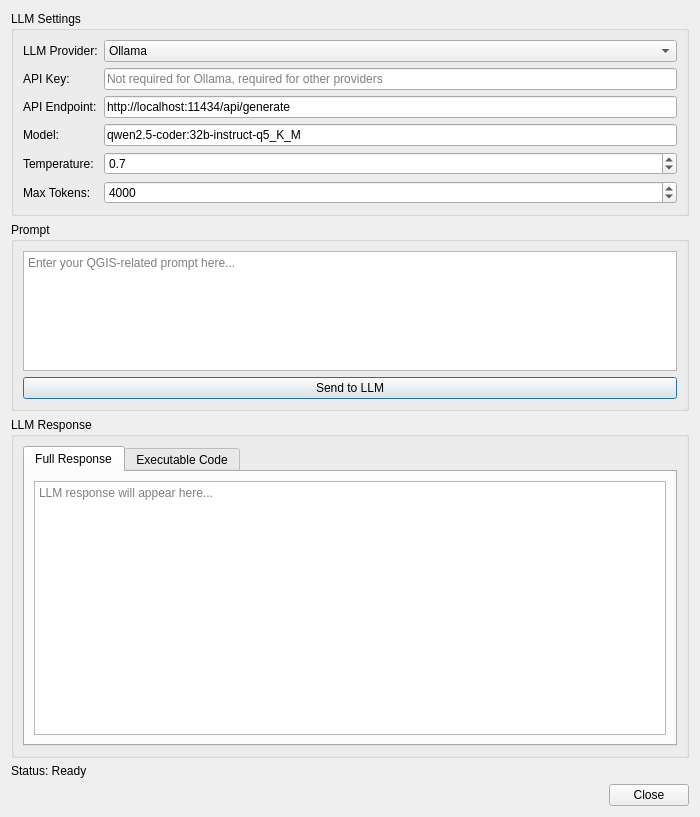
<?xml version="1.0" encoding="UTF-8"?>
<ui version="4.0">
 <class>QGISPromptExecutorDialogBase</class>
 <widget class="QDialog" name="QGISPromptExecutorDialogBase">
  <property name="geometry">
   <rect>
    <x>0</x>
    <y>0</y>
    <width>700</width>
    <height>750</height>
   </rect>
  </property>
  <property name="windowTitle">
   <string>Promptly</string>
  </property>
  <layout class="QVBoxLayout" name="verticalLayout">
   <item>
    <widget class="QGroupBox" name="groupBoxSettings">
     <property name="title">
      <string>LLM Settings</string>
     </property>
     <layout class="QFormLayout" name="formLayout">
      <item row="0" column="0">
       <widget class="QLabel" name="labelProvider">
        <property name="text">
         <string>LLM Provider:</string>
        </property>
       </widget>
      </item>
      <item row="0" column="1">
       <widget class="QComboBox" name="comboBoxProvider">
        <property name="sizePolicy">
         <sizepolicy hsizetype="Expanding" vsizetype="Fixed">
          <horstretch>0</horstretch>
          <verstretch>0</verstretch>
         </sizepolicy>
        </property>
        <item>
         <property name="text">
          <string>Ollama</string>
         </property>
        </item>
        <item>
         <property name="text">
          <string>OpenAI</string>
         </property>
        </item>
        <item>
         <property name="text">
          <string>OpenRouter</string>
         </property>
        </item>
        <item>
         <property name="text">
          <string>Anthropic</string>
         </property>
        </item>
        <item>
         <property name="text">
          <string>Custom</string>
         </property>
        </item>
       </widget>
      </item>
      <item row="1" column="0">
       <widget class="QLabel" name="labelApiKey">
        <property name="text">
         <string>API Key:</string>
        </property>
       </widget>
      </item>
      <item row="1" column="1">
       <widget class="QLineEdit" name="lineEditApiKey">
        <property name="echoMode">
         <enum>QLineEdit::Password</enum>
        </property>
        <property name="placeholderText">
         <string>Not required for Ollama, required for other providers</string>
        </property>
       </widget>
      </item>
      <item row="2" column="0">
       <widget class="QLabel" name="labelServer">
        <property name="text">
         <string>API Endpoint:</string>
        </property>
       </widget>
      </item>
      <item row="2" column="1">
       <widget class="QLineEdit" name="lineEditServer">
        <property name="text">
         <string>http://localhost:11434/api/generate</string>
        </property>
        <property name="placeholderText">
         <string>API endpoint URL</string>
        </property>
       </widget>
      </item>
      <item row="3" column="0">
       <widget class="QLabel" name="labelModel">
        <property name="text">
         <string>Model:</string>
        </property>
       </widget>
      </item>
      <item row="3" column="1">
       <widget class="QLineEdit" name="lineEditModel">
        <property name="text">
         <string>qwen2.5-coder:32b-instruct-q5_K_M</string>
        </property>
        <property name="placeholderText">
         <string>Model name or ID</string>
        </property>
       </widget>
      </item>
      <item row="4" column="0">
       <widget class="QLabel" name="labelTemperature">
        <property name="text">
         <string>Temperature:</string>
        </property>
       </widget>
      </item>
      <item row="4" column="1">
       <widget class="QDoubleSpinBox" name="doubleSpinBoxTemperature">
        <property name="decimals">
         <number>1</number>
        </property>
        <property name="maximum">
         <double>2.000000000000000</double>
        </property>
        <property name="singleStep">
         <double>0.100000000000000</double>
        </property>
        <property name="value">
         <double>0.700000000000000</double>
        </property>
       </widget>
      </item>
      <item row="5" column="0">
       <widget class="QLabel" name="labelMaxTokens">
        <property name="text">
         <string>Max Tokens:</string>
        </property>
       </widget>
      </item>
      <item row="5" column="1">
       <widget class="QSpinBox" name="spinBoxMaxTokens">
        <property name="minimum">
         <number>100</number>
        </property>
        <property name="maximum">
         <number>100000</number>
        </property>
        <property name="singleStep">
         <number>100</number>
        </property>
        <property name="value">
         <number>4000</number>
        </property>
       </widget>
      </item>
     </layout>
    </widget>
   </item>
   <item>
    <widget class="QGroupBox" name="groupBoxPrompt">
     <property name="title">
      <string>Prompt</string>
     </property>
     <layout class="QVBoxLayout" name="verticalLayout_2">
      <item>
       <widget class="QPlainTextEdit" name="plainTextEditPrompt">
        <property name="minimumSize">
         <size>
          <width>0</width>
          <height>120</height>
         </size>
        </property>
        <property name="placeholderText">
         <string>Enter your QGIS-related prompt here...</string>
        </property>
       </widget>
      </item>
      <item>
       <widget class="QPushButton" name="pushButtonSend">
        <property name="text">
         <string>Send to LLM</string>
        </property>
       </widget>
      </item>
     </layout>
    </widget>
   </item>
   <item>
    <widget class="QGroupBox" name="groupBoxResponse">
     <property name="title">
      <string>LLM Response</string>
     </property>
     <layout class="QVBoxLayout" name="verticalLayout_3">
      <item>
       <widget class="QTabWidget" name="tabWidgetResponse">
        <property name="minimumSize">
         <size>
          <width>0</width>
          <height>300</height>
         </size>
        </property>
        <property name="currentIndex">
         <number>0</number>
        </property>
        <widget class="QWidget" name="tabFullResponse">
         <attribute name="title">
          <string>Full Response</string>
         </attribute>
         <layout class="QVBoxLayout" name="verticalLayout_4">
          <item>
           <widget class="QPlainTextEdit" name="plainTextEditFullResponse">
            <property name="readOnly">
             <bool>true</bool>
            </property>
            <property name="placeholderText">
             <string>LLM response will appear here...</string>
            </property>
           </widget>
          </item>
         </layout>
        </widget>
        <widget class="QWidget" name="tabCode">
         <attribute name="title">
          <string>Executable Code</string>
         </attribute>
         <layout class="QVBoxLayout" name="verticalLayout_5">
          <item>
           <widget class="QPlainTextEdit" name="plainTextEditCode">
            <property name="placeholderText">
             <string>Extracted code will appear here. You can edit it before execution...</string>
            </property>
           </widget>
          </item>
          <item>
           <widget class="QPushButton" name="pushButtonExecute">
            <property name="text">
             <string>Execute Code</string>
            </property>
           </widget>
          </item>
         </layout>
        </widget>
       </widget>
      </item>
     </layout>
    </widget>
   </item>
   <item>
    <widget class="QLabel" name="labelStatus">
     <property name="text">
      <string>Status: Ready</string>
     </property>
    </widget>
   </item>
   <item>
    <widget class="QDialogButtonBox" name="button_box">
     <property name="orientation">
      <enum>Qt::Horizontal</enum>
     </property>
     <property name="standardButtons">
      <set>QDialogButtonBox::Close</set>
     </property>
    </widget>
   </item>
  </layout>
 </widget>
 <resources/>
 <connections>
  <connection>
   <sender>button_box</sender>
   <signal>accepted()</signal>
   <receiver>QGISPromptExecutorDialogBase</receiver>
   <slot>accept()</slot>
   <hints>
    <hint type="sourcelabel">
     <x>20</x>
     <y>20</y>
    </hint>
    <hint type="destinationlabel">
     <x>20</x>
     <y>20</y>
    </hint>
   </hints>
  </connection>
  <connection>
   <sender>button_box</sender>
   <signal>rejected()</signal>
   <receiver>QGISPromptExecutorDialogBase</receiver>
   <slot>reject()</slot>
   <hints>
    <hint type="sourcelabel">
     <x>20</x>
     <y>20</y>
    </hint>
    <hint type="destinationlabel">
     <x>20</x>
     <y>20</y>
    </hint>
   </hints>
  </connection>
 </connections>
</ui> 
